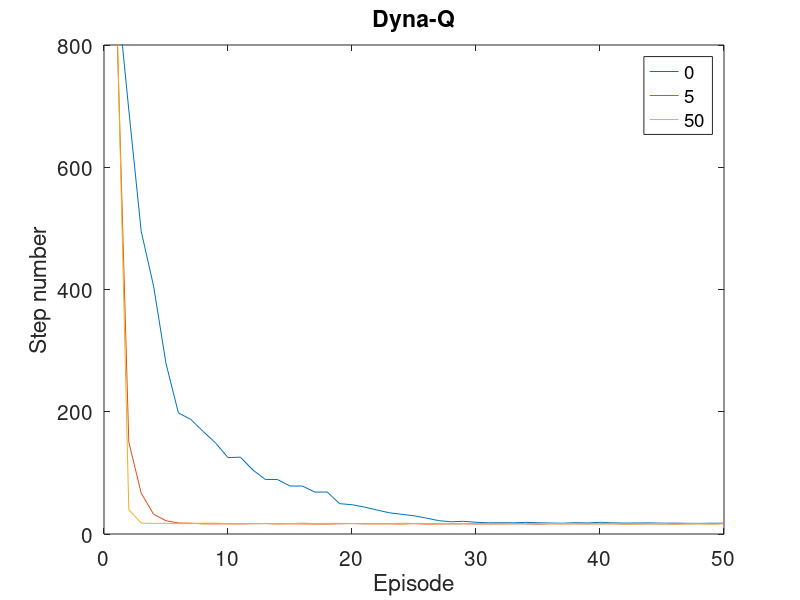
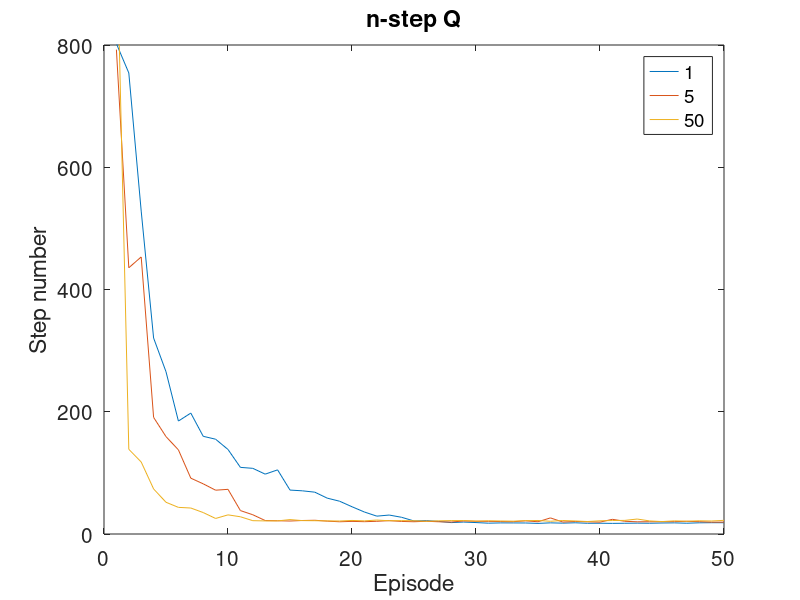
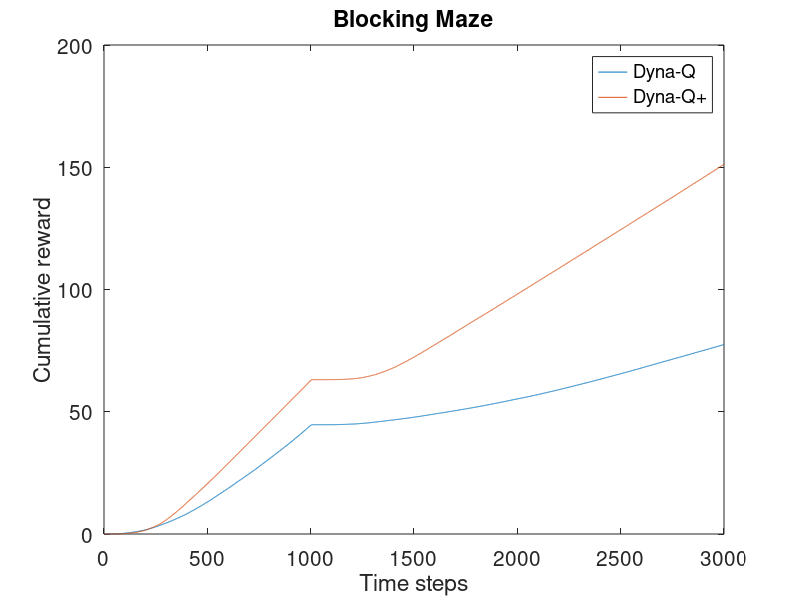
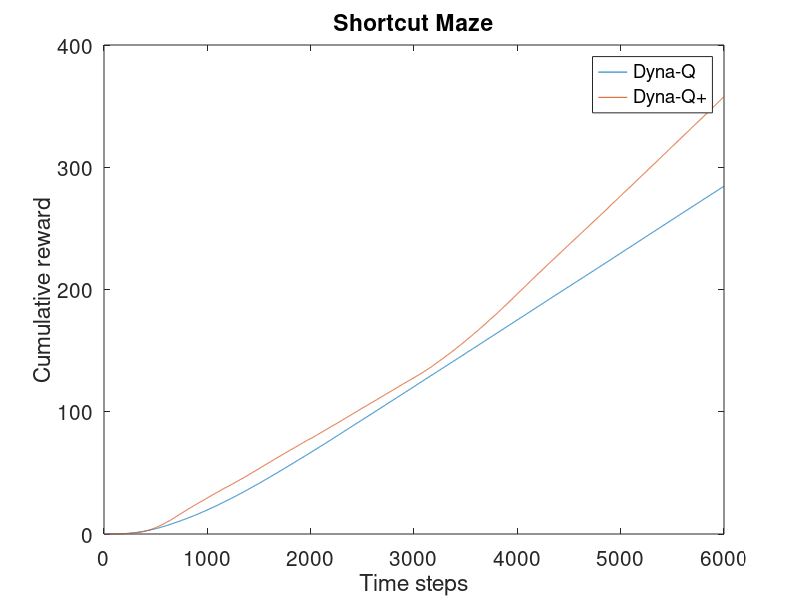

The MATLAB script that drew these images, in order:
close all;
clear;
SimNum = 100;

display('Simulating Figure 8.2...');
if ~exist('PlanningComparison.mat', 'file')
    Height = 6; Width = 9;
    Wall = [3, 3; 3, 4; 3, 5; 6, 2; 8, 4; 8, 5; 8, 6];
    Start = [1; 4]; Goal = [9; 6]; FinalReward = 1;
    MazeObj = Maze(Height, Width, Wall, Start, Goal, FinalReward);
    
    alpha = 0.1;
    PlanNum_list = [0, 5, 50];
    EpisodeNum = 50;
    StepNum = zeros(length(PlanNum_list), SimNum, EpisodeNum);
    for PlanNum = PlanNum_list
        display(sprintf('Dyna-Q with %d planning steps...', PlanNum));
        tStart = tic;
        for SimID = 1:SimNum
            Q = ActionValueSet; ModelObj = DeterministicModel;
            for EpisodeID = 1:EpisodeNum
                [~, a_history, ~, Q, ModelObj] = DynaQ(MazeObj, Q, ModelObj, 'PlanNum', PlanNum, 'alpha', alpha);
                StepNum(PlanNum_list == PlanNum, SimID, EpisodeID) = length(a_history);
            end
            if mod(SimID, 10) == 0
                tElapse = toc(tStart);
                display(sprintf('%d/%d processed, elapsed time: %.2fs', SimID, SimNum, tElapse));
            end
        end
    end
    save('PlanningComparison.mat', 'StepNum');
else
    load('PlanningComparison.mat');
    display('Previous result loaded.');
end

figure('Position', [300 200 500 400]);
plot(squeeze(mean(StepNum, 2))');
ylim([0, 800]);
xlabel('Episode');
ylabel('Step number');
title('Dyna-Q');
legend('0', '5', '50');
set(gca, 'FontSize', 15);

display('Simulating Exercise 8.1...');
if ~exist('nStepQ.mat', 'file')
    Height = 6; Width = 9;
    Wall = [3, 3; 3, 4; 3, 5; 6, 2; 8, 4; 8, 5; 8, 6];
    Start = [1; 4]; Goal = [9; 6]; FinalReward = 1;
    MazeObj = Maze(Height, Width, Wall, Start, Goal, FinalReward);
    
    alpha = 0.1;
    nStep_list = [1, 5, 50];
    EpisodeNum = 50;
    StepNum = zeros(length(nStep_list), SimNum, EpisodeNum);
    for nStep = nStep_list
        display(sprintf('Dyna-Q with %d-step bootstrapping...', nStep));
        tStart = tic;
        for SimID = 1:SimNum
            Q = ActionValueSet; ModelObj = DeterministicModel;
            for EpisodeID = 1:EpisodeNum
                [~, a_history, ~, Q, ModelObj] = DynaQ(MazeObj, Q, ModelObj, 'nStep', nStep, 'alpha', alpha);
                StepNum(nStep_list == nStep, SimID, EpisodeID) = length(a_history);
            end
            if mod(SimID, 10) == 0
                tElapse = toc(tStart);
                display(sprintf('%d/%d processed, elapsed time: %.2fs', SimID, SimNum, tElapse));
            end
        end
    end
    save('nStepQ.mat', 'StepNum');
else
    load('nStepQ.mat');
    display('Previous result loaded.');
end

figure('Position', [300 200 500 400]);
plot(squeeze(mean(StepNum, 2))');
ylim([0, 800]);
xlabel('Episode');
ylabel('Step number');
title('n-step Q');
legend('1', '5', '50');
set(gca, 'FontSize', 15);

display('Simulating Figure 8.5...');
if ~exist('BlockingMaze.mat', 'file')
    Height = 6; Width = 9;
    OldWall = [1, 3; 2, 3; 3, 3; 4, 3; 5, 3; 6, 3; 7, 3; 8, 3];
    NewWall = [2, 3; 3, 3; 4, 3; 5, 3; 6, 3; 7, 3; 8, 3; 9, 3];
    Start = [4; 1]; Goal = [9; 6]; FinalReward = 1;
    TotalDuration = 3000; SwitchTime = 1000;
    
    PlanNum = 50; kappa = 1e-4;
    r = zeros(2, SimNum, TotalDuration);
    for MethodID = 1:2
        switch MethodID
            case 1
                display('Simulating Dyna-Q...');
            case 2
                display('Simulating Dyna-Q+...');
        end
        tStart = tic;
        for SimID = 1:SimNum
            Q = ActionValueSet;
            switch MethodID
                case 1
                    ModelObj = DeterministicModel;
                case 2
                    ModelObj = ExploratoryModel(kappa);
            end
            MazeObj = Maze(Height, Width, OldWall, Start, Goal, FinalReward);
            T = 0; SwitchFlag = false;
            while T < TotalDuration
                [~, a_history, ~, Q, ModelObj] = DynaQ(MazeObj, Q, ModelObj, 'PlanNum', PlanNum, 'SwitchTime', SwitchTime - T, 'NewWall', NewWall);
                T = T + length(a_history);
                if ~SwitchFlag && (T >= SwitchTime)
                    MazeObj.Map = sparse(NewWall(:, 2), NewWall(:, 1), ones(size(NewWall, 1), 1), MazeObj.Height, MazeObj.Width);
                    SwitchFlag = true;
                end
                if T <= TotalDuration
                    r(MethodID, SimID, T) = 1;
                end
            end
            if mod(SimID, 10) == 0
                tElapse = toc(tStart);
                display(sprintf('%d/%d processed, elapsed time: %.2fs', SimID, SimNum, tElapse));
            end
        end
    end
    save('BlockingMaze.mat', 'r');
else
    load('BlockingMaze.mat');
    display('Previous result loaded.');
end

figure('Position', [300 200 500 400]);
plot(cumsum(squeeze(mean(r, 2)), 2)');
xlabel('Time steps');
ylabel('Cumulative reward');
title('Blocking Maze');
legend('Dyna-Q', 'Dyna-Q+');
set(gca, 'FontSize', 15);

display('Simulating Figure 8.6...');
if ~exist('ShortcutMaze.mat', 'file')
    Height = 6; Width = 9;
    OldWall = [2, 3; 3, 3; 4, 3; 5, 3; 6, 3; 7, 3; 8, 3; 9, 3];
    NewWall = [2, 3; 3, 3; 4, 3; 5, 3; 6, 3; 7, 3; 8, 3];
    Start = [4; 1]; Goal = [9; 6]; FinalReward = 1;
    TotalDuration = 6000; SwitchTime = 3000;
    
    PlanNum = 50; kappa = 1e-3;
    r = zeros(2, SimNum, TotalDuration);
    for MethodID = 1:2
        switch MethodID
            case 1
                display('Simulating Dyna-Q...');
            case 2
                display('Simulating Dyna-Q+...');
        end
        tStart = tic;
        for SimID = 1:SimNum
            Q = ActionValueSet;
            switch MethodID
                case 1
                    ModelObj = DeterministicModel;
                case 2
                    ModelObj = ExploratoryModel(kappa);
            end
            MazeObj = Maze(Height, Width, OldWall, Start, Goal, FinalReward);
            T = 0; SwitchFlag = false;
            while T < TotalDuration
                [~, a_history, ~, Q, ModelObj] = DynaQ(MazeObj, Q, ModelObj, 'PlanNum', PlanNum, 'SwitchTime', SwitchTime - T, 'NewWall', NewWall);
                T = T + length(a_history);
                if ~SwitchFlag && (T >= SwitchTime)
                    MazeObj.Map = sparse(NewWall(:, 2), NewWall(:, 1), ones(size(NewWall, 1), 1), MazeObj.Height, MazeObj.Width);
                    SwitchFlag = true;
                end
                if T <= TotalDuration
                    r(MethodID, SimID, T) = 1;
                end
            end
            if mod(SimID, 10) == 0
                tElapse = toc(tStart);
                display(sprintf('%d/%d processed, elapsed time: %.2fs', SimID, SimNum, tElapse));
            end
        end
    end
    save('ShortcutMaze.mat', 'r');
else
    load('ShortcutMaze.mat');
    display('Previous result loaded.');
end

figure('Position', [300 200 500 400]);
plot(cumsum(squeeze(mean(r, 2)), 2)');
xlabel('Time steps');
ylabel('Cumulative reward');
title('Shortcut Maze');
legend('Dyna-Q', 'Dyna-Q+');
set(gca, 'FontSize', 15);

display('Simulating Exercise 8.4...');
if ~exist('ShortcutMaze2.mat', 'file')
    Height = 6; Width = 9;
    OldWall = [2, 3; 3, 3; 4, 3; 5, 3; 6, 3; 7, 3; 8, 3; 9, 3];
    NewWall = [2, 3; 3, 3; 4, 3; 5, 3; 6, 3; 7, 3; 8, 3];
    Start = [4; 1]; Goal = [9; 6]; FinalReward = 1;
    TotalDuration = 6000; SwitchTime = 3000;
    
    PlanNum = 50; kappa = 0;
    r = zeros(2, SimNum, TotalDuration);
    for MethodID = 1:2
        switch MethodID
            case 1
                display('Simulating Dyna-Q...');
            case 2
                display('Simulating Dyna-Q+...');
        end
        tStart = tic;
        for SimID = 1:SimNum
            Q = ActionValueSet;
            switch MethodID
                case 1
                    ModelObj = DeterministicModel;
                case 2
                    ModelObj = ExploratoryModel(kappa);
            end
            MazeObj = Maze(Height, Width, OldWall, Start, Goal, FinalReward);
            T = 0; SwitchFlag = false;
            while T < TotalDuration
                [~, a_history, ~, Q, ModelObj] = DynaQ(MazeObj, Q, ModelObj, 'PlanNum', PlanNum, 'SwitchTime', SwitchTime - T, 'NewWall', NewWall);
                T = T + length(a_history);
                if ~SwitchFlag && (T >= SwitchTime)
                    MazeObj.Map = sparse(NewWall(:, 2), NewWall(:, 1), ones(size(NewWall, 1), 1), MazeObj.Height, MazeObj.Width);
                    SwitchFlag = true;
                end
                if T <= TotalDuration
                    r(MethodID, SimID, T) = 1;
                end
            end
            if mod(SimID, 10) == 0
                tElapse = toc(tStart);
                display(sprintf('%d/%d processed, elapsed time: %.2fs', SimID, SimNum, tElapse));
            end
        end
    end
    save('ShortcutMaze2.mat', 'r');
else
    load('ShortcutMaze2.mat');
    display('Previous result loaded.');
end

figure('Position', [300 200 500 400]);
plot(cumsum(squeeze(mean(r, 2)), 2)');
xlabel('Time steps');
ylabel('Cumulative reward');
title('Shortcut Maze');
legend('Dyna-Q', 'Exploring action');
set(gca, 'FontSize', 15);